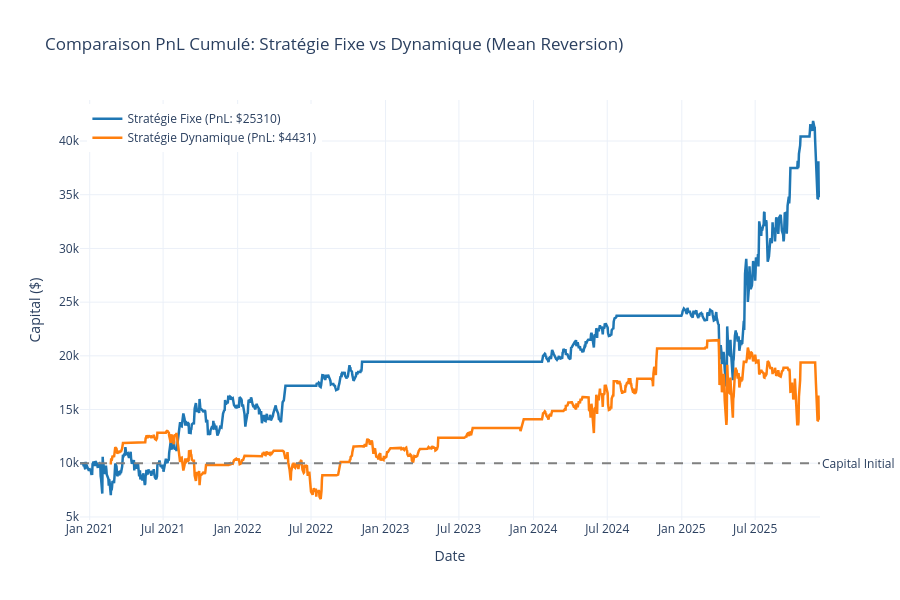

Notebook code for this chart:
### Code cell
# Configuration
CAPITAL_INITIAL = 10000
POSITION_SIZE = 100  
FLAT_FEE = 2.0      

# Paramètres Stratégie FIXE (Hardstop)
FIXED_LEVELS = [20, 40, 60]  # Seuils d'entrée (+/-)
FIXED_STOPS = [30, 50, 70]   # Stop Loss associés (+/-)

# Paramètres Stratégie DYNAMIQUE (Z-Score)
ZSCORE_WINDOW = 50
Z_ENTRY_LEVELS = [2, 3, 4]   # Seuils d'entrée (Z-Score)
Z_STOP_LEVELS = [3, 4, 5]    # Stop Loss associés (Z-Score)

# Calcul du Z-Score
rolling_mean = df['Spread'].rolling(window=ZSCORE_WINDOW).mean()
rolling_std = df['Spread'].rolling(window=ZSCORE_WINDOW).std()
df['ZScore'] = (df['Spread'] - rolling_mean) / rolling_std

# Classe Position
class Position:
    def __init__(self, entry_price, size, side, level_idx, entry_date):
        self.entry_price = entry_price
        self.size = size
        self.side = side  # 1 for Long, -1 for Short
        self.level_idx = level_idx
        self.entry_date = entry_date

    def calculate_pnl(self, current_price):
    
    
        return (current_price - self.entry_price) * self.side * self.size

# Moteur de backtest
def run_strategy(df, strategy_type='fixed'):
    cash = CAPITAL_INITIAL
    equity = []
    positions = []
    trade_history = []
    
    for date, row in df.iterrows():
        spread_val = row['Spread']
        z_val = row['ZScore']
        
        signal_val = spread_val if strategy_type == 'fixed' else z_val
        
        # close trade tp sl
        for pos in positions[:]:
            pnl_gross = pos.calculate_pnl(spread_val)
            close_position = False
            reason = ""
            
            # Stop Loss
            if strategy_type == 'fixed':
                if pos.side == 1:  # Long
                    if spread_val <= -FIXED_STOPS[pos.level_idx]:
                        close_position = True
                        reason = "SL"
                else:  # Short
                    if spread_val >= FIXED_STOPS[pos.level_idx]:
                        close_position = True
                        reason = "SL"
            else:  # Dynamic
                if pos.side == 1:
                    if z_val <= -Z_STOP_LEVELS[pos.level_idx]:
                        close_position = True
                        reason = "SL"
                else:
                    if z_val >= Z_STOP_LEVELS[pos.level_idx]:
                        close_position = True
                        reason = "SL"
            
            # Take Profit
            if not close_position:
                if strategy_type == 'fixed':
                    if pos.side == 1 and spread_val >= 0:
                        close_position = True
                        reason = "TP"
                    elif pos.side == -1 and spread_val <= 0:
                        close_position = True
                        reason = "TP"
                else:  # Dynamic
                    if pos.side == 1 and z_val >= 0:
                        close_position = True
                        reason = "TP"
                    elif pos.side == -1 and z_val <= 0:
                        close_position = True
                        reason = "TP"
            
            if close_position:
                cash += pnl_gross - FLAT_FEE
                trade_history.append({
                    'Date': date, 'Type': 'Exit', 'Reason': reason, 
                    'PnL': pnl_gross - FLAT_FEE, 'Level': pos.level_idx, 'Side': pos.side
                })
                positions.remove(pos)
        
        # --- ENTREES ---
        levels = FIXED_LEVELS if strategy_type == 'fixed' else Z_ENTRY_LEVELS
        
        for idx, level in enumerate(levels):
            # SHORT (spread trop haut)
            if signal_val >= level:
                has_pos = any(p.level_idx == idx and p.side == -1 for p in positions)
                if not has_pos:
                    positions.append(Position(spread_val, POSITION_SIZE, -1, idx, date))
                    cash -= FLAT_FEE
                    trade_history.append({
                        'Date': date, 'Type': 'Entry', 'Side': 'Short', 
                        'Level': idx, 'Price': signal_val
                    })
            
            # LONG (spread trop bas)
            if signal_val <= -level:
                has_pos = any(p.level_idx == idx and p.side == 1 for p in positions)
                if not has_pos:
                    positions.append(Position(spread_val, POSITION_SIZE, 1, idx, date))
                    cash -= FLAT_FEE
                    trade_history.append({
                        'Date': date, 'Type': 'Entry', 'Side': 'Long', 
                        'Level': idx, 'Price': signal_val
                    })
        
        # --- VALORISATION ---
        latent_pnl = sum([p.calculate_pnl(spread_val) for p in positions])
        current_equity = cash + latent_pnl
        equity.append({'Date': date, 'Equity': current_equity})
    
    return pd.DataFrame(equity).set_index('Date'), pd.DataFrame(trade_history)

# Exécution des stratégies
print("\\n=== STRATEGIE FIXE (Hardstop) ===")
equity_fixed, trades_fixed = run_strategy(df, strategy_type='fixed')
final_fixed = equity_fixed['Equity'].iloc[-1]
pnl_fixed = final_fixed - CAPITAL_INITIAL
nb_trades_fixed = len(trades_fixed[trades_fixed['Type']=='Exit'])
print(f"Capital Final: ${final_fixed:.2f}")
print(f"PnL: ${pnl_fixed:.2f} ({pnl_fixed/CAPITAL_INITIAL*100:.2f}%)")
print(f"Nombre de trades: {nb_trades_fixed}")

print("\\n=== STRATEGIE DYNAMIQUE (Z-Score) ===")
df_dynamic = df.dropna()  # Enlever les NaN du Z-Score
equity_dynamic, trades_dynamic = run_strategy(df_dynamic, strategy_type='dynamic')
final_dynamic = equity_dynamic['Equity'].iloc[-1]
pnl_dynamic = final_dynamic - CAPITAL_INITIAL
nb_trades_dynamic = len(trades_dynamic[trades_dynamic['Type']=='Exit'])
print(f"Capital Final: ${final_dynamic:.2f}")
print(f"PnL: ${pnl_dynamic:.2f} ({pnl_dynamic/CAPITAL_INITIAL*100:.2f}%)")
print(f"Nombre de trades: {nb_trades_dynamic}")

# --- GRAPHIQUE COMPARATIF ---
fig = go.Figure()

fig.add_trace(go.Scatter(
    x=equity_fixed.index, 
    y=equity_fixed['Equity'],
    mode='lines',
    name=f'Stratégie Fixe (PnL: ${pnl_fixed:.0f})',
    line=dict(color='#1f77b4', width=2.5)
))

fig.add_trace(go.Scatter(
    x=equity_dynamic.index, 
    y=equity_dynamic['Equity'],
    mode='lines',
    name=f'Stratégie Dynamique (PnL: ${pnl_dynamic:.0f})',
    line=dict(color='#ff7f0e', width=2.5)
))

fig.add_hline(y=CAPITAL_INITIAL, line_dash="dash", line_color="gray", 
              annotation_text="Capital Initial", annotation_position="right")

fig.update_layout(
    title='Comparaison PnL Cumulé: Stratégie Fixe vs Dynamique (Mean Reversion)',
    xaxis_title='Date',
    yaxis_title='Capital ($)',
    template='plotly_white',
    hovermode='x unified',
    height=600,
    legend=dict(yanchor="top", y=0.99, xanchor="left", x=0.01)
)

fig.show()

### Figure 1 — Plotly figure (JSON) as saved in the notebook; plotly's stock layout.template omitted (floating-point values rounded to 4 significant figures; data arrays with more than 128 entries replaced by an {"elided": "..."} marker saying what was removed)
{"data": [{"line": {"color": "#1f77b4", "width": 2.5}, "mode": "lines", "name": "Stratégie Fixe (PnL: $25310)", "type": "scatter", "x": {"elided": "1256 str values"}, "y": {"elided": "1256 float values"}}, {"line": {"color": "#ff7f0e", "width": 2.5}, "mode": "lines", "name": "Stratégie Dynamique (PnL: $4431)", "type": "scatter", "x": {"elided": "1207 str values"}, "y": {"elided": "1207 float values"}}], "layout": {"annotations": [{"showarrow": false, "text": "Capital Initial", "x": 1, "xanchor": "left", "xref": "x domain", "y": 10000, "yanchor": "middle", "yref": "y"}], "height": 600, "hovermode": "x unified", "legend": {"x": 0.01, "xanchor": "left", "y": 0.99, "yanchor": "top"}, "shapes": [{"line": {"color": "gray", "dash": "dash"}, "type": "line", "x0": 0, "x1": 1, "xref": "x domain", "y0": 10000, "y1": 10000, "yref": "y"}], "title": {"text": "Comparaison PnL Cumulé: Stratégie Fixe vs Dynamique (Mean Reversion)"}, "xaxis": {"title": {"text": "Date"}}, "yaxis": {"title": {"text": "Capital ($)"}}}}
